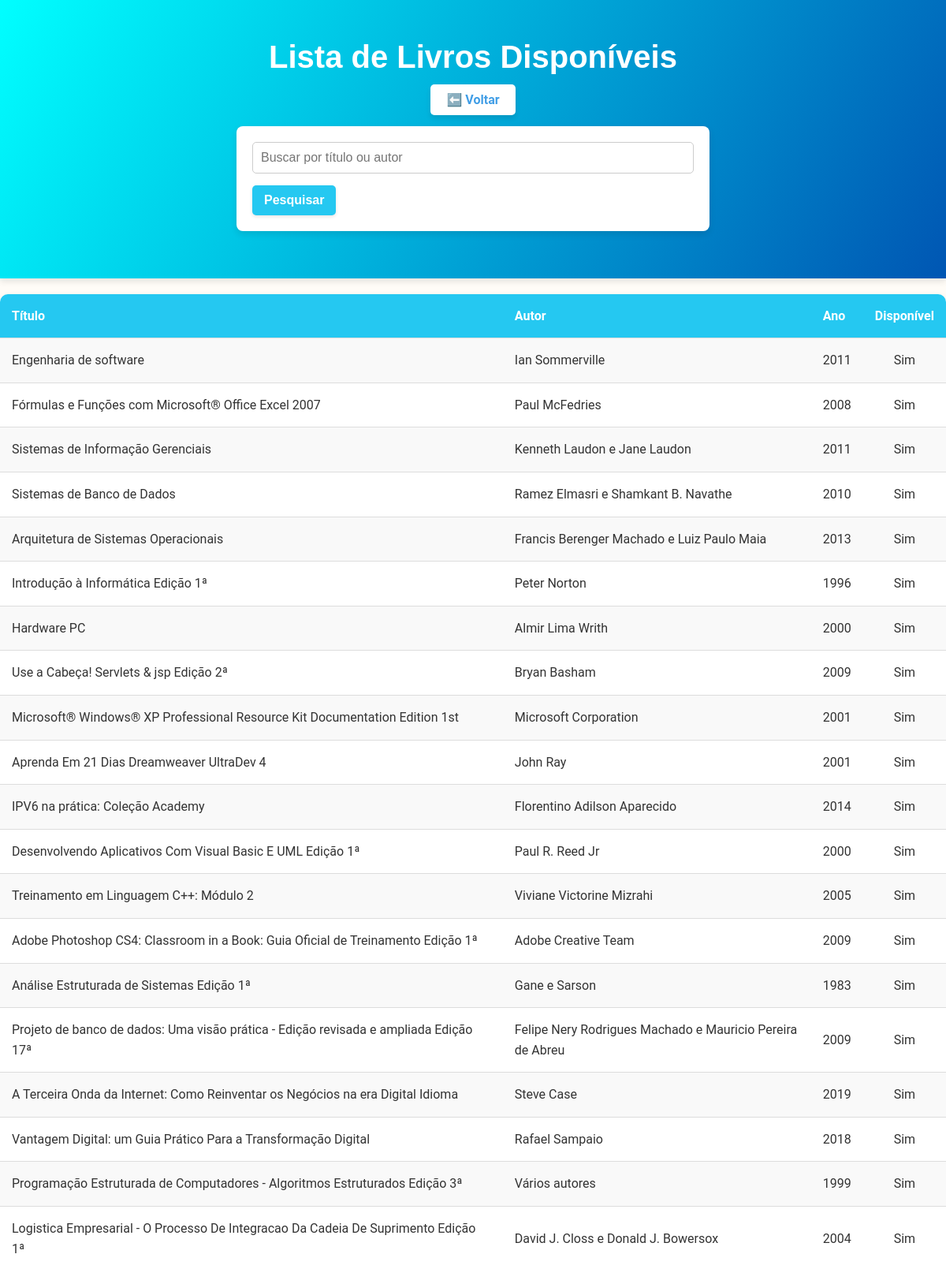
The app's page /phpbi/livros.php (signed in, upper part) with its own data.
### tables this page shows
CREATE TABLE `livros` (
  `id` int(11) NOT NULL,
  `titulo` varchar(255) NOT NULL,
  `autor` varchar(255) NOT NULL,
  `ano` int(11) DEFAULT NULL,
  `disponivel` tinyint(1) DEFAULT 1
);

### phpbi/livros.php (the view, shortened to what this page needs)
<?php
include 'conexao.php';
$search = "";
if (isset($_GET['search'])) {
    $search = $_GET['search'];
    $sql = "SELECT * FROM livros WHERE titulo LIKE '%$search%' OR autor LIKE '%$search%'";
} else {
    $sql = "SELECT * FROM livros";
}
$result = $conn->query($sql);
?>
<!DOCTYPE html>
<html lang="pt-BR">
<head>
    <link rel="stylesheet" href="styles.css">
</head>
<body>
    <header>
        <h1>Lista de Livros Disponíveis</h1>
        <a href="index.php">⬅️ Voltar</a>
        <form method="get" action="livros.php" class="search-bar">
            <input type="text" name="search" placeholder="Buscar por título ou autor" value="<?php echo htmlspecialchars($search); ?>">
            <button type="submit">Pesquisar</button>
        </form>
    </header>
    <table class="book-list">
        <tr>
            <th>Título</th>
            <th>Autor</th>
            <th>Ano</th>
            <th>Disponível</th>
        </tr>
        <?php if ($result->num_rows > 0): ?>
            <?php while($row = $result->fetch_assoc()): ?>
            <tr>
                <td><?php echo htmlspecialchars($row['titulo']); ?></td>
                <td><?php echo htmlspecialchars($row['autor']); ?></td>
                <td><?php echo htmlspecialchars($row['ano']); ?></td>
                <td><?php echo $row['disponivel'] ? 'Sim' : 'Não'; ?></td>
            </tr>
            <?php endwhile; ?>
        <?php else: ?>
            <tr>
                <td colspan="4">Nenhum livro encontrado.</td>
            </tr>
        <?php endif; ?>
    </table>
</body>
</html>

### phpbi/styles.css (style rules this page uses)
* { margin: 0; padding: 0; box-sizing: border-box; }
body { font-family: 'Roboto', sans-serif; background: url('assets/images/library-background.png') no-repeat center center fixed; background-size: cover; color: #333; margin: 0; overflow-x: hidden; }
header { text-align: center; background: linear-gradient(120deg,#00ffff, #0056b3); color: white; padding: 40px 20px; margin-bottom: 20px; box-shadow: 0 4px 8px rgba(0, 0, 0, 0.1); }
header h1 { font-size: 2.5em; margin-bottom: 10px; color: #ffffff; }
header a { text-decoration: none; padding: 10px 20px; background-color: white; color: #419EE6; border-radius: 5px; font-size: 1em; font-weight: bold; transition: background-color 0.3s ease, color 0.3s ease; box-shadow: 0 4px 6px rgba(0, 0, 0, 0.1); }
table { width: 100%; border-collapse: collapse; margin-top: 20px; box-shadow: 0 4px 8px rgba(0, 0, 0, 0.1); background-color: #fff; border-radius: 10px; overflow: hidden; }
table th, table td { padding: 15px; text-align: left; border-bottom: 1px solid #ddd; }
table th { background-color: #25C8F1; color: white; font-weight: bold; }
table tr:nth-child(even) { background-color: #f9f9f9; }
table td:last-child { text-align: center; }
form { display: flex; flex-direction: column; gap: 15px; max-width: 600px; margin: 20px auto; background-color: white; padding: 20px; border-radius: 8px; box-shadow: 0 4px 8px rgba(0, 0, 0, 0.1); }
form input, form select { padding: 10px; border: 1px solid #ccc; border-radius: 5px; width: 100%; font-size: 1em; }
form button { align-self: flex-start; padding: 10px 15px; background-color: #25C8F1; color: white; border: none; border-radius: 5px; font-size: 1em; font-weight: bold; cursor: pointer; transition: background-color 0.3s ease, transform 0.2s ease; }
nav a, button { text-decoration: none; color: white; background: #25C8F1; padding: 10px 15px; border-radius: 5px; font-size: 1em; font-weight: bold; transition: background 0.3s ease, transform 0.2s ease; box-shadow: 0 2px 4px rgba(0, 0, 0, 0.1); }
body { font-family: 'Roboto', sans-serif; line-height: 1.6; color: #333; }
h1, h2, h3 { font-family: 'Poppins', sans-serif; font-weight: 700; color: #ffffff; }

### records on screen
livros: titulo "Engenharia de software", autor "Ian Sommerville", ano "2011", disponivel "Sim"
livros: titulo "Fórmulas e Funções com Microsoft® Office Excel 2007", autor "Paul McFedries", ano "2008", disponivel "Sim"
livros: titulo "Sistemas de Informação Gerenciais", autor "Kenneth Laudon e Jane Laudon", ano "2011", disponivel "Sim"
livros: titulo "Sistemas de Banco de Dados", autor "Ramez Elmasri e Shamkant B. Navathe", ano "2010", disponivel "Sim"
livros: titulo "Arquitetura de Sistemas Operacionais", autor "Francis Berenger Machado e Luiz Paulo Maia", ano "2013", disponivel "Sim"
livros: titulo "Introdução à Informática Edição 1ª", autor "Peter Norton", ano "1996", disponivel "Sim"
livros: titulo "Hardware PC", autor "Almir Lima Writh", ano "2000", disponivel "Sim"
livros: titulo "Use a Cabeça! Servlets & jsp Edição 2ª", autor "Bryan Basham", ano "2009", disponivel "Sim"
livros: titulo "Microsoft® Windows® XP Professional Resource Kit Documentation Edition 1st", autor "Microsoft Corporation", ano "2001", disponivel "Sim"
livros: titulo "Aprenda Em 21 Dias Dreamweaver UltraDev 4", autor "John Ray", ano "2001", disponivel "Sim"
livros: titulo "IPV6 na prática: Coleção Academy", autor "Florentino Adilson Aparecido", ano "2014", disponivel "Sim"
livros: titulo "Desenvolvendo Aplicativos Com Visual Basic E UML Edição 1ª", autor "Paul R. Reed Jr", ano "2000", disponivel "Sim"
livros: titulo "Treinamento em Linguagem C++: Módulo 2", autor "Viviane Victorine Mizrahi", ano "2005", disponivel "Sim"
livros: titulo "Adobe Photoshop CS4: Classroom in a Book: Guia Oficial de Treinamento Edição 1ª", autor "Adobe Creative Team", ano "2009", disponivel "Sim"
livros: titulo "Análise Estruturada de Sistemas Edição 1ª", autor "Gane e Sarson", ano "1983", disponivel "Sim"
livros: titulo "Projeto de banco de dados: Uma visão prática - Edição revisada e ampliada Edição 17ª", autor "Felipe Nery Rodrigues Machado e Mauricio Pereira de Abreu", ano "2009", disponivel "Sim"
livros: titulo "A Terceira Onda da Internet: Como Reinventar os Negócios na era Digital Idioma", autor "Steve Case", ano "2019", disponivel "Sim"
livros: titulo "Vantagem Digital: um Guia Prático Para a Transformação Digital", autor "Rafael Sampaio", ano "2018", disponivel "Sim"
livros: titulo "Programação Estruturada de Computadores - Algoritmos Estruturados Edição 3ª", autor "Vários autores", ano "1999", disponivel "Sim"
livros: titulo "Logistica Empresarial - O Processo De Integracao Da Cadeia De Suprimento Edição 1ª", autor "David J. Closs e Donald J. Bowersox", ano "2004", disponivel "Sim"
